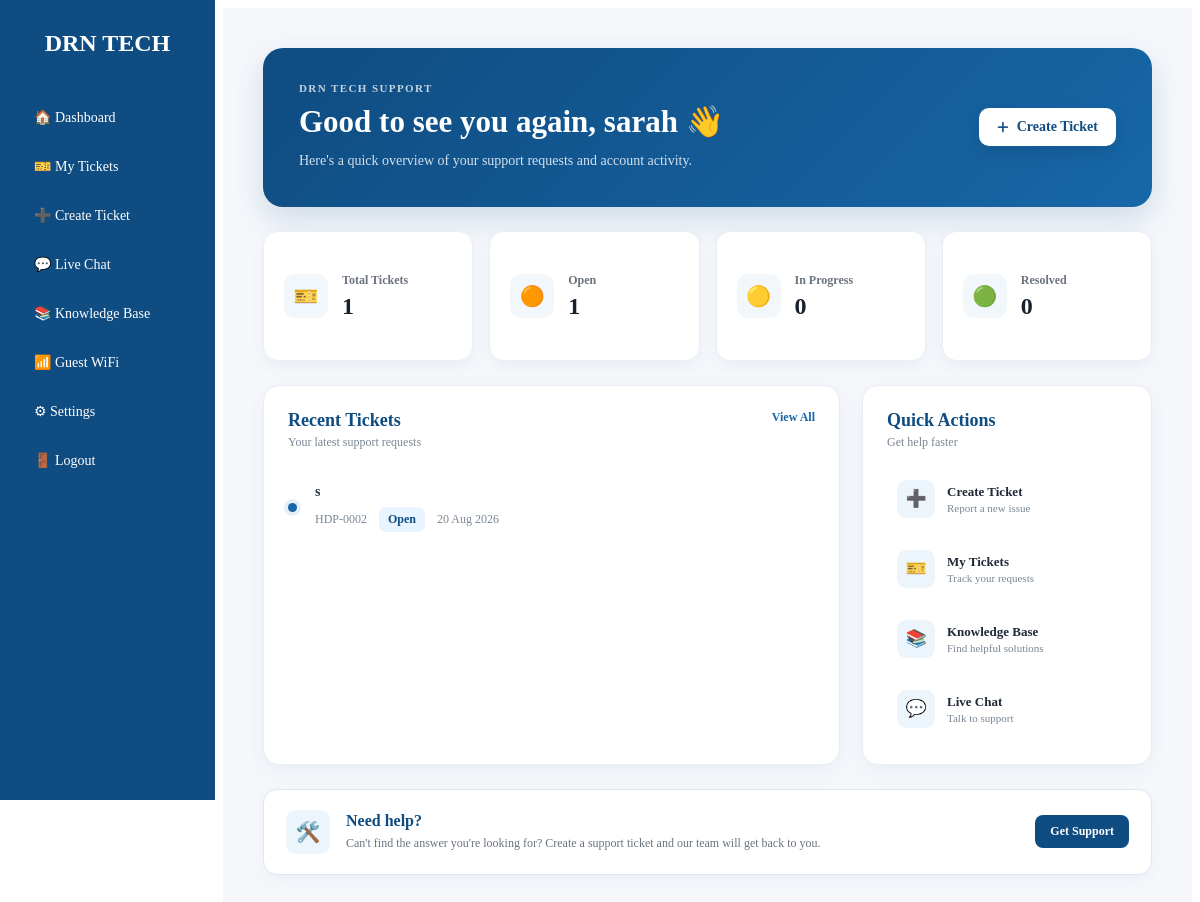
The page /dashboard (signed in) on the database its author committed.
### app.py (models this page shows, shortened)
class User(UserMixin, db.Model):
    id = db.Column(
        db.Integer,
        primary_key=True,
    )
    username = db.Column(
        db.String(100),
        nullable=False,
    )
    email = db.Column(
        db.String(120),
        unique=True,
        nullable=False,
    )
    password = db.Column(
        db.String(255),
        nullable=False,
    )
    is_admin = db.Column(
        db.Boolean,
        default=False,
        nullable=False,
    )
    is_active = db.Column(
        db.Boolean,
        default=True,
        nullable=False,
    )

class Ticket(db.Model):
    id = db.Column(
        db.Integer,
        primary_key=True,
    )
    ticket_number = db.Column(
        db.Integer,
        nullable=False,
    )
    subject = db.Column(
        db.String(200),
        nullable=False,
    )
    description = db.Column(
        db.Text,
        nullable=False,
    )
    priority = db.Column(
        db.String(20),
        nullable=False,
        default="Medium",
    )
    status = db.Column(
        db.String(20),
        nullable=False,
        default="Open",
    )
    created_at = db.Column(
        db.DateTime,
        default=datetime.utcnow,
    )
    user_id = db.Column(
        db.Integer,
        db.ForeignKey("user.id"),
        nullable=False,
    )
    user = db.relationship(
        "User",
        backref=db.backref(
            "tickets",
            lazy=True,
        ),
    )

### app.py (the view)
@app.route("/dashboard")
@login_required
def dashboard():
    user_tickets = Ticket.query.filter_by(
        user_id=current_user.id
    ).order_by(
        Ticket.created_at.desc()
    ).all()
    total_tickets = len(user_tickets)
    open_tickets = Ticket.query.filter_by(
        user_id=current_user.id,
        status="Open",
    ).count()
    in_progress_tickets = Ticket.query.filter_by(
        user_id=current_user.id,
        status="In Progress",
    ).count()
    resolved_tickets = Ticket.query.filter_by(
        user_id=current_user.id,
        status="Resolved",
    ).count()
    recent_tickets = user_tickets[:5]
    return render_template(
        "dashboard/dashboard.html",
        total_tickets=total_tickets,
        open_tickets=open_tickets,
        in_progress_tickets=in_progress_tickets,
        resolved_tickets=resolved_tickets,
        recent_tickets=recent_tickets,
    )

### app.py (called while the page is built)
@login_manager.user_loader
def load_user(user_id):
    user = db.session.get(User, int(user_id))
    if not user:
        return None
    if not user.is_active:
        return None
    return user

### templates/dashboard/dashboard.html (shortened to what this page needs)
{% extends "base.html" %}
{% block content %}
<div class="user-dashboard">
    <section class="dashboard-welcome">
        <div class="welcome-text">
            <span class="welcome-label">DRN TECH SUPPORT</span>
            <h1>
                Good to see you again,
                <strong>{{ current_user.username }}</strong> 👋
            </h1>
            <p>
                Here's a quick overview of your support requests and account activity.
            </p>
        </div>
        <div class="welcome-action">
            <a href="{{ url_for('create_ticket') }}" class="create-ticket-btn">
                <i class="fa-solid fa-plus"></i>
                Create Ticket
            </a>
        </div>
    </section>
    <section class="ticket-statistics">
        <div class="stat-card">
            <div class="stat-icon">🎫</div>
            <div class="stat-info">
                <span>Total Tickets</span>
                <strong>{{ total_tickets }}</strong>
            </div>
        </div>
        <div class="stat-card open-card">
            <div class="stat-icon">🟠</div>
            <div class="stat-info">
                <span>Open</span>
                <strong>{{ open_tickets }}</strong>
            </div>
        </div>
        <div class="stat-card progress-card">
            <div class="stat-icon">🟡</div>
            <div class="stat-info">
                <span>In Progress</span>
                <strong>{{ in_progress_tickets }}</strong>
            </div>
        </div>
        <div class="stat-card resolved-card">
            <div class="stat-icon">🟢</div>
            <div class="stat-info">
                <span>Resolved</span>
                <strong>{{ resolved_tickets }}</strong>
            </div>
        </div>
    </section>
    <section class="dashboard-grid">
        <div class="dashboard-card recent-tickets-card">
            <div class="card-header">
                <div>
                    <h2>Recent Tickets</h2>
                    <p>Your latest support requests</p>
                </div>
                <a href="{{ url_for('tickets') }}" class="view-all-link">
                    View All
                </a>
            </div>
            {% if recent_tickets %}
            <ul class="user-ticket-list">
                {% for ticket in recent_tickets %}
                <li class="user-ticket-list-item">
                    <span class="ticket-bullet" aria-hidden="true"></span>
                    <a
                        href="{{ url_for('ticket_details', ticket_id=ticket.id) }}"
                        class="user-ticket-list-link"
                    >
                        <div class="user-ticket-list-main">
                            <strong>{{ ticket.subject }}</strong>
                            <div class="user-ticket-list-meta">
                                <span>HDP-{{ "%04d"|format(ticket.id) }}</span>
                                <span
                                    class="status-badge
                                    status-{{ ticket.status|lower|replace(' ', '-') }}"
                                >
                                    {{ ticket.status }}
                                </span>
                                <span>
                                    {{ ticket.created_at.strftime("%d %b %Y") }}
                                </span>
                            </div>
                        </div>
                    </a>
                </li>
                {% endfor %}
            </ul>
            {% endif %}
        </div>
        <div class="dashboard-card quick-actions-card">
            <div class="card-header">
                <div>
                    <h2>Quick Actions</h2>
                    <p>Get help faster</p>
                </div>
            </div>
            <div class="quick-actions">
                <a href="{{ url_for('create_ticket') }}" class="quick-action">
                    <span class="quick-action-icon">➕</span>
                    <div>
                        <strong>Create Ticket</strong>
                        <span>Report a new issue</span>
                    </div>
                </a>
                <a href="{{ url_for('tickets') }}" class="quick-action">
                    <span class="quick-action-icon">🎫</span>
                    <div>
                        <strong>My Tickets</strong>
                        <span>Track your requests</span>
                    </div>
                </a>
                <a href="{{ url_for('knowledge') }}" class="quick-action">
                    <span class="quick-action-icon">📚</span>
                    <div>
                        <strong>Knowledge Base</strong>
                        <span>Find helpful solutions</span>
                    </div>
                </a>
                <a href="{{ url_for('chat') }}" class="quick-action">
                    <span class="quick-action-icon">💬</span>
                    <div>
                        <strong>Live Chat</strong>
                        <span>Talk to support</span>
                    </div>
                </a>
            </div>
        </div>
    </section>
    <section class="support-banner">
        <div class="support-banner-icon">🛠️</div>
        <div class="support-banner-content">
            <h2>Need help?</h2>
            <p>
                Can't find the answer you're looking for?
                Create a support ticket and our team will get back to you.
            </p>
        </div>
        <a href="{{ url_for('create_ticket') }}" class="support-banner-btn">
            Get Support
        </a>
    </section>
</div>
{% endblock %}

### static/css/admin.css (style rules this page uses)
.status-badge { display: inline-block; padding: 5px 9px; border-radius: 7px; font-size: 12px; font-weight: 600; }
.status-open { background: #e8f4ff; color: #0F4C81; }
.ticket-bullet { width: 9px; height: 9px; flex: 0 0 9px; border-radius: 50%; background: #1767A8; box-shadow: 0 0 0 4px rgba(23, 103, 168, 0.10); }

### rows shown on the page
User: username "sarah"
Ticket: subject "s", id "0002", status "Open", created_at "20 Aug 2026"

### other values the page prints
{{ total_tickets }} "1"
{{ open_tickets }} "1"
{{ in_progress_tickets }} "0"
{{ resolved_tickets }} "0"
